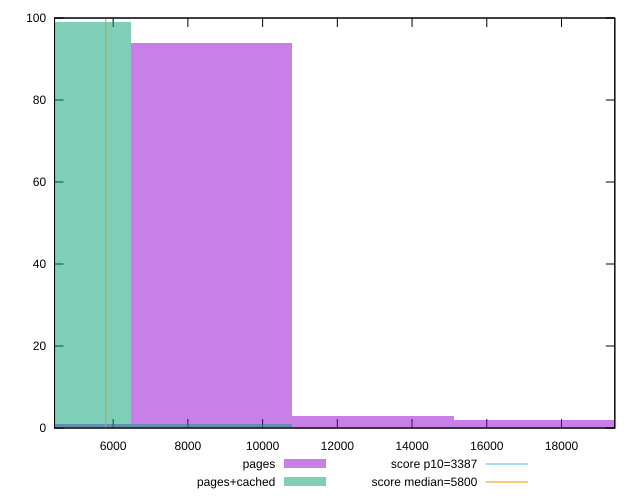

The gnuplot source for this figure:
reset

$pages <<EOF
12957.68382120832 3
8638.455880805546 94
17276.911761611093 2
4319.227940402773 1
EOF

$pagesCached <<EOF
8638.455880805546 1
4319.227940402773 99
EOF

set key outside below
set boxwidth 4319.227940402773
set xrange [4431.296767679032:19426.688824625326]
set yrange [0:100]
set trange [0:100]
set style fill transparent solid 0.5 noborder

set parametric
set terminal svg size 640, 500 enhanced background rgb 'white'
set output "report_00009_2021-02-08T22-37-41.559Z/speed-index/comparison/histogram/0_vs_1.svg"

plot $pages title "pages" with boxes, \
     $pagesCached title "pages+cached" with boxes, \
     3387,t title "score p10=3387", \
     5800,t title "score median=5800"

reset
